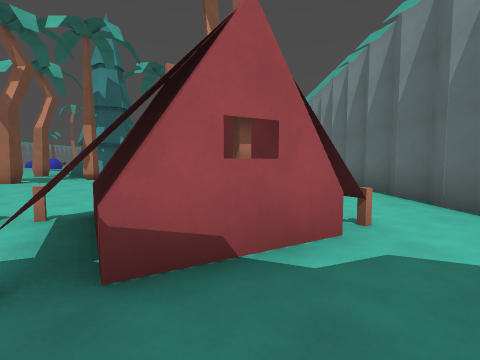
View 1 (above)

18 first-person views from a walk through a Godot game level. The camera is 1.3 m above the floor, tilts 4° down and sees 85° across. The floor is counted in squares, 1.84 m on a side. Each view is taken from the middle of a square. On the plan, view 1 faces up. The plan holds only what a view shows up to about 9 squares ahead; the rest is blank. The place goes on beyond the plan. Surface patterns are stand-ins for the level's own textures.

View 2
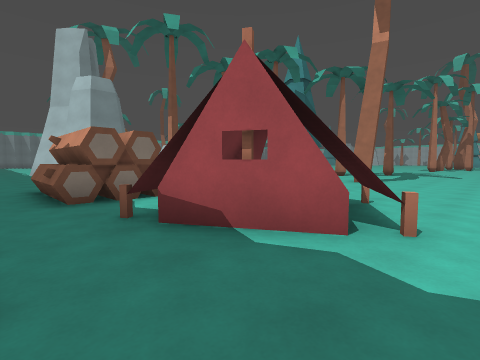

View 3
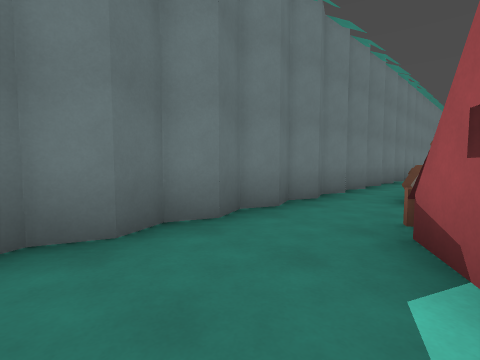

View 4
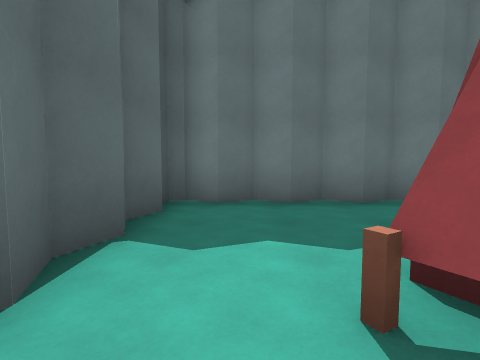

View 5
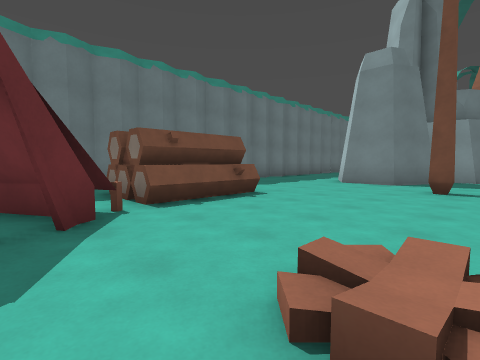

View 6
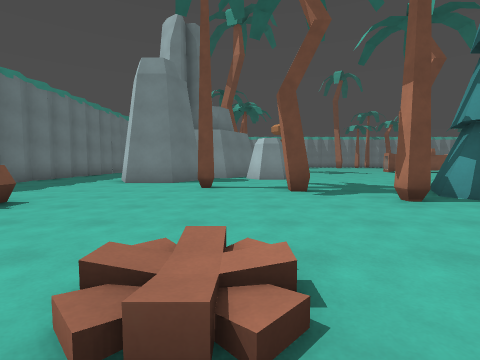

View 7
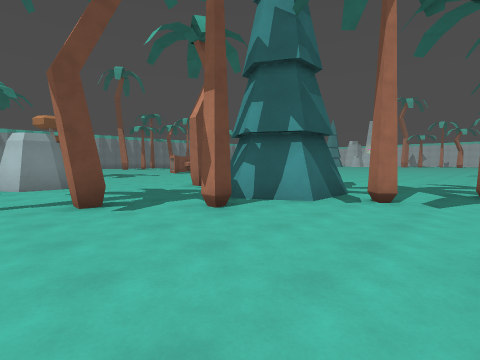

View 8
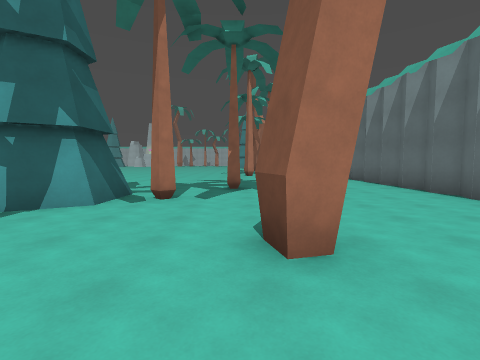

View 9
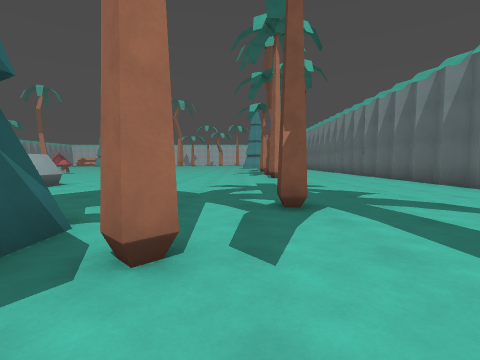

View 10
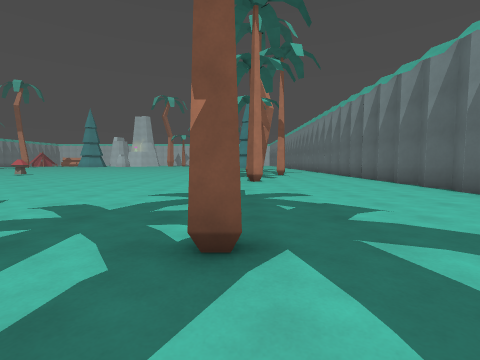

View 11
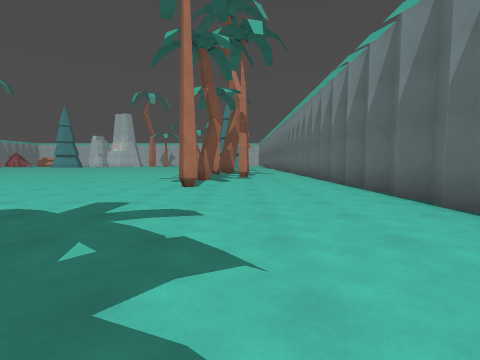

View 12
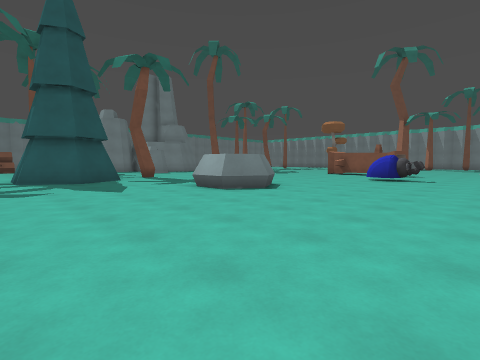

View 13
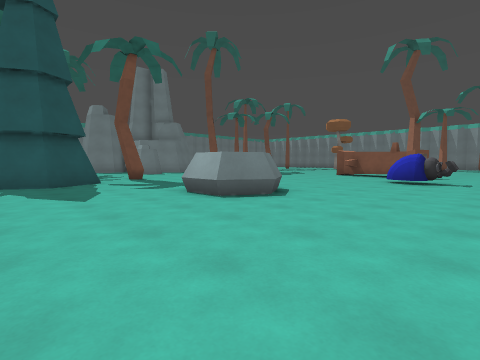

View 14
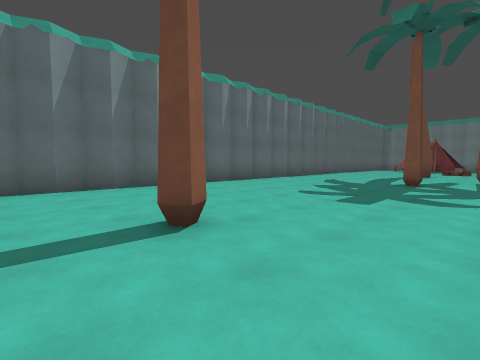

View 15
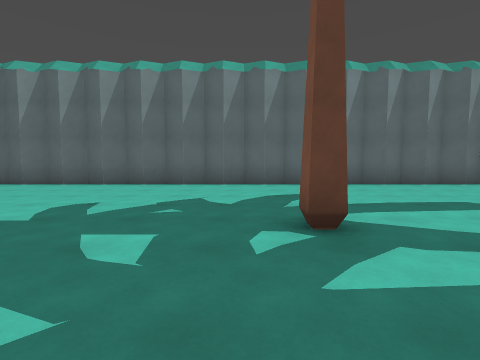

View 16
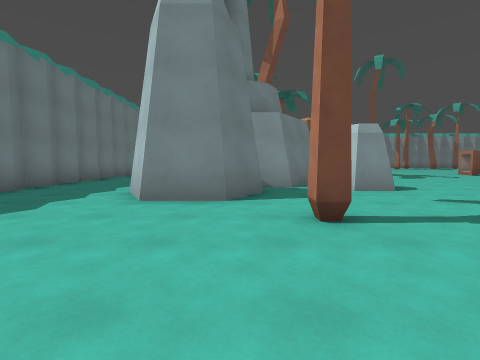

View 17
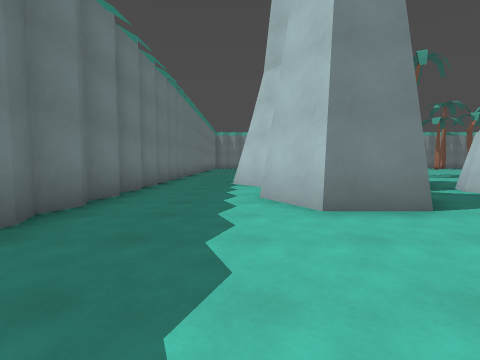

View 18
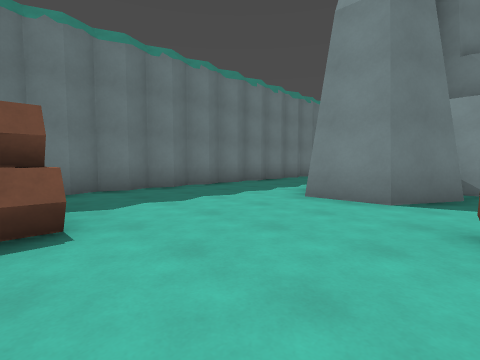

### Floor plan
Key: @ floor where view 1 was taken; # wall or solid block; . floor; / step, stairs or slope.
Columns run from 16 left of view 1 to 4 right of it. Each row starts with its distance up from view 1.
 24    ................#
 23 ...................#
 22 .#.............#...##
 21 .#..................#
 20  ..................##
 19   ....##...........#
 18    ..  #...........#
 17        ............##
 16        .............#
 15        .......#....##
 14        ..##........#
 13          ####......#
 12   ... .#.###.......##
 11   ..................#
 10   ........#........##
  9     #..............#
  8    ##....#.........#
  7   ##.........//....##
  6    #....#...../.....#
  5    ####............##
  4      ##.......###..#
  3   #####....#######.#
  2  .#........###.##..##
  1  ..........###......#
  0  ...............@..##
 -1  ###################

Positions as (right, up) in squares from view 1, and headings:
1: (0, 0), facing up
2: (2, 0), facing up-left
3: (2, 2), facing down-left
4: (2, 4), facing down
5: (-1, 7), facing down-left
6: (-1, 7), facing left
7: (-2, 7), facing up-left
8: (-2, 7), facing up
9: (-3, 11), facing up
10: (-2, 13), facing up
11: (0, 15), facing up
12: (-4, 24), facing down-left
13: (-5, 23), facing down-left
14: (-4, 24), facing down-right
15: (-5, 16), facing right
16: (-5, 5), facing left
17: (-6, 2), facing left
18: (-5, 6), facing down-left
